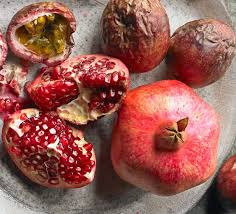
#> input picture src/demo_dataset/Mixed Quality_Fruits/Pomegranate/p1.jpg, 236 x 214 px; its folder holds only this picture in this run
$ jupyter execute --allow-errors code.ipynb
#> lines starting #> are read from the running program, lines starting #| are printed output that depends on the picture
### Import libraries

[cell 1]
import os
from pathlib import Path
from skimage import io, img_as_ubyte
from skimage.transform import resize, rotate
from skimage.exposure import adjust_gamma
import pandas as pd
from sklearn.model_selection import train_test_split

### Input Folder / Dataset folder

[cell 2]
input_folder_path = 'data-original'

### Load Data & Create DATAFRAME

- We start by initializing empty lists for storing image paths ('images_list') and their corresponding labels ('labels_list').
- Then for each image in the input folder, its path is constructed.
- We are keeping only the rgb images not the grayscale ones
- We assign the label about the quality of the fruit
- Finally, the lists containing image paths and labels are converted into pandas Series and concatenated side by side to form a dataframe. This dataframe structures the dataset in a tabular format, associating each image path with its label, which is a common format for feeding data into machine learning models.

[cell 3]
images_list = []
labels_list = []

#> (the rest of this cell did not finish here and is left out)

Print dataframe

#> (a cell that did not finish here is left out)

### Print classes distribution

We split the df to train_df and test_df and then we print the distribution.

As we can see we have class imbalance. Some classes have significant more images than others.

For example Pomegranate_Good has 3801 images and Apple_Good has 907.

#> (a cell that did not finish here is left out)

### TRIM function

The following trim function is designed to manage class imbalance within the given dataframe. It aims to standardize the number of samples per class to fall withing specified maximum and minimum sizes.

[cell 6]
# [22 lines left out: function trim, not called in this run]

Trim the train dataset to 400 max samples

[cell 7]
max_samples = 400
min_samples = 0
column = 'labels'
#> (the rest of this cell did not finish here and is left out)

### AUGMENT function

The augment function adds augmented images so that each class has 500 samples.

The augmented images transformations are:
- 90 degree rotation
- 180 degree rotation
- 270 degree rotation
- Gamma 0.2
- Gamma 1.2

Finally the augment function resizes the images to 256 x 129

[cell 8]
# [67 lines left out: functions augment_image, augment, not called in this run]

### Call the augment function

#> (a cell that did not finish here is left out)

### Feature extraction functions

#### Features:

- **extract_color_histogram_hsv:** Extracts color histograms from an image converted to the HSV (Hue, Saturation, Value) color space. The function converts the input RGB image to HSV, calculates histograms for the hue and saturation channels using OpenCV's cv2.calcHist, normalizes these histograms, and returns them concatenated into a single feature vector.

- **extract_lbp_features:** Extracts texture features using the Local Binary Pattern (LBP) method. Texture is another vital aspect that can indicate the quality of fruits, as it captures surface patterns and irregularities. This function converts the image to grayscale, computes the LBP, and then calculates a histogram of the LBP values. The histogram is normalized and returned as the feature vector representing the texture.

- **extract_shape_features:** Extracts shape-based features using image contours. Shape features can help in identifying deformities or variations in fruit shapes that are indicative of their quality. After converting the image to grayscale, it finds contours using skimage.measure.find_contours. The function calculates the number of contours as a simple shape feature.

[cell 10]
from skimage.feature import local_binary_pattern
from skimage.color import rgb2gray
import numpy as np
import cv2
from skimage import io, img_as_ubyte
from skimage.color import rgb2hsv
from skimage.measure import find_contours


# Function to extract color histograms from the HSV color space
def extract_color_histogram_hsv(image, bins=256):
    hsv_image = rgb2hsv(image)
    hist_hue = cv2.calcHist([img_as_ubyte(hsv_image)], [0], None, [bins], [0, 256]).ravel()
    hist_sat = cv2.calcHist([img_as_ubyte(hsv_image)], [1], None, [bins], [0, 256]).ravel()
    # Normalize histograms
    hist_hue /= hist_hue.sum()
    hist_sat /= hist_sat.sum()
    return np.concatenate([hist_hue, hist_sat])

# Function to extract texture features using Local Binary Patterns
def extract_lbp_features(image, P=8, R=1):
    gray_image = rgb2gray(image)
    gray_image = img_as_ubyte(gray_image)
    lbp = local_binary_pattern(gray_image, P, R, method='uniform')
    lbp_hist, _ = np.histogram(lbp.ravel(), bins=np.arange(0, P * R + 3), range=(0, P * R + 2))
    lbp_hist = lbp_hist.astype('float') / (lbp_hist.sum() + 1e-6)
    return lbp_hist

# Function to extract shape features using contours
def extract_shape_features(image):
    # Convert to grayscale and find contours
    gray_image = rgb2gray(image)
    contours = find_contours(gray_image, level=0.8)

    # Example feature: number of contours
    num_contours = len(contours)

    shape_features = [num_contours]

    return np.array(shape_features)

def extract_all_features(image):
    color_hist_hsv = extract_color_histogram_hsv(image)
    #color_hist_rgb = extract_color_histogram_rgb(image)
    lbp_features = extract_lbp_features(image)
    #haralick_features = extract_haralick_features(image)
    shape_features = extract_shape_features(image)

    # Combine features into a single feature vector
    #features = np.concatenate([color_hist_hsv, color_hist_rgb, lbp_features, haralick_features, shape_features])
    features = np.concatenate([color_hist_hsv, lbp_features, shape_features])
    return features

### Remove background function

Calculates and returns the coordinates and dimensions of a rectangle that is slightly smaller than the input image dimensions. This rectangle is intended to serve as an initial guess for the region of interest where the foreground (fruit) is located. The idea is to exclude the outermost parts of the image, which are more likely to contain background.

[cell 11]
import cv2
import numpy as np

def get_optimized_rectangle(width, height):
    # Define margins as a percentage of the image's dimensions
    margin_x = int(width * 0.1)  # 10% of width
    margin_y = int(height * 0.1)  # 10% of height

    # Calculate rectangle coordinates
    x = margin_x
    y = margin_y
    rect_width = width - 2 * margin_x
    rect_height = height - 2 * margin_y

    return (x, y, rect_width, rect_height)

def remove_background(image):
    # Read the image
    height, width = image.shape[:2]

    # Define the initial mask
    mask = np.zeros(image.shape[:2], np.uint8)

    # Define the rectangle for the initial guess of the foreground
    rect = get_optimized_rectangle(width, height)

    # Allocate space for two arrays used by the GrabCut algorithm
    bgdModel = np.zeros((1,65), np.float64)
    fgdModel = np.zeros((1,65), np.float64)

    # Apply the GrabCut algorithm
    cv2.grabCut(image, mask, rect, bgdModel, fgdModel, 5, cv2.GC_INIT_WITH_RECT)

    # Modify mask to get the final result
    mask = np.where((mask==2)|(mask==0), 0, 1).astype('uint8')
    result = image * mask[:, :, np.newaxis]

    return result

### Extract features for the training set

[cell 12]
feature_save_path = "features_train"
resize_shape=(256, 192)
#> (the rest of this cell did not finish here and is left out)

### Extract features for the test set

[cell 13]
feature_save_path = "features_test"
#> (the rest of this cell did not finish here and is left out)

### SVM GridSearch

[cell 14]
from sklearn.preprocessing import StandardScaler, LabelEncoder
from sklearn import svm
from sklearn.model_selection import GridSearchCV
from joblib import dump
from sklearn.metrics import classification_report, accuracy_score, precision_score, recall_score, f1_score
from sklearn.metrics import roc_curve, auc, roc_auc_score, confusion_matrix
import numpy as np
import os
from pathlib import Path
import seaborn as sns
import matplotlib.pyplot as plt

def load_data(directory):
    features = []
    labels = []
    for file in os.listdir(directory):
        if file.endswith('.npy'):
            file_path = Path(directory) / file
            data = np.load(file_path, allow_pickle=True).item()
            features.append(data['features'])
            labels.append(data['label'])
    return np.array(features), np.array(labels)

# Load training and testing data
train_data_dir = 'features_train'
test_data_dir = 'features_test_all'
#> (the rest of this cell did not finish here and is left out)

### Load custom test set

[cell 15]
images_list = []
labels_list = []

input_folder_path = 'src/demo_dataset'
quality_list = os.listdir(input_folder_path)

for quality in quality_list:
    fruit_type = os.listdir(os.path.join(input_folder_path, quality))
    for fruit in fruit_type:
        #if 'Banana' in fruit:
        fruit_path = os.path.join(input_folder_path, quality, fruit)
        images = os.listdir(fruit_path)
        for image in images:
            image_path = os.path.join(fruit_path, image)
            print(image_path)
            i = io.imread(image_path)
#> i is the input picture: shape (214, 236, 3); mean R, G, B 149.9, 91.8, 83.6
            if len(i.shape) == 2 or (len(i.shape) == 3 and i.shape[2] == 1):
                print(f"Grayscale {image_path}")
                continue
            images_list.append(image_path)
            # Check if the image name contains '_Good' or '_Bad' and assign the label accordingly
            if "_Good" in fruit or "_Bad" in fruit:
                labels_list.append(f"{fruit}")
            else:
                labels_list.append(f"{fruit}_Mixed")

images_series = pd.Series(images_list, name="images_paths")
labels_series = pd.Series(labels_list, name="labels")
test_df_v2 = pd.concat([images_series, labels_series], axis=1)

### Extract features from the custom test set

[cell 16]
feature_save_path = "src/features_demo"
for index, row in test_df_v2.iterrows():
    # Load image
    image_path = row['images_paths']
    image = io.imread(image_path)
    if len(image.shape) == 2 or (len(image.shape) == 3 and image.shape[2] == 1):
        continue
    image = remove_background(image)
#> in remove_background, `result = image * mask[:, :, np.newaxis]`:
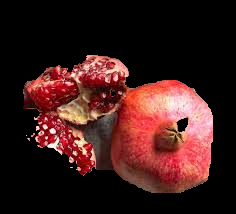
#> result: shape (214, 236, 3); mean R, G, B 60.5, 28.2, 26.4
    image = resize(image, (256, 129), anti_aliasing=True)
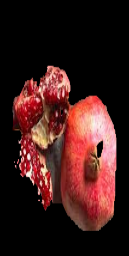
#> image: shape (256, 129, 3) float64; mean R, G, B 0.237, 0.111, 0.104
    image = img_as_ubyte(image)

    # Extract features
    features = extract_all_features(image)
#> in extract_color_histogram_hsv, `hsv_image = rgb2hsv(image)`: hsv_image: shape (256, 129, 3) float64; mean of channels 0, 1, 2 0.133, 0.224, 0.237
#> in extract_color_histogram_hsv, `hist_hue = cv2.calcHist([img_as_ubyte(hsv_image)], [0], None, [bins], ..`: hist_hue = 256 values, max 21862 at index 0, min 0 at index 37, mean 129
#> in extract_color_histogram_hsv, `hist_sat = cv2.calcHist([img_as_ubyte(hsv_image)], [1], None, [bins], ..`: hist_sat = 256 values, max 20858 at index 0, min 0 at index 1, mean 129
#> in extract_color_histogram_hsv, `hist_hue /= hist_hue.sum()`: hist_hue = 256 values, max 0.662 at index 0, min 0 at index 37, mean 0.00391
#> in extract_color_histogram_hsv, `hist_sat /= hist_sat.sum()`: hist_sat = 256 values, max 0.632 at index 0, min 0 at index 1, mean 0.00391
#> in extract_all_features, `color_hist_hsv = extract_color_histogram_hsv(image)`: color_hist_hsv = 512 values, max 0.662 at index 0, min 0 at index 37, mean 0.00391
#> in extract_lbp_features, `gray_image = rgb2gray(image)`:
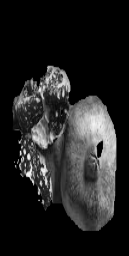
#> gray_image: shape (256, 129) float64; min 0, max 0.971, mean 0.137
#> in extract_lbp_features, `lbp = local_binary_pattern(gray_image, P, R, method='uniform')`:
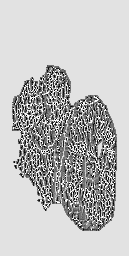
#> lbp: shape (256, 129) float64; min 0, max 9, mean 6.74; drawn with min black and max white
#> in extract_lbp_features, `lbp_hist, _ = np.histogram(lbp.ravel(), bins=np.arange(0, P * R + 3), ..`: lbp_hist = [600, 1157, 852, 1472, 2530, 1517, 837, 1083, 21680, 1296]
#> in extract_lbp_features, `lbp_hist = lbp_hist.astype('float') / (lbp_hist.sum() + 1e-6)`: lbp_hist = [0.0182, 0.035, 0.0258, 0.0446, 0.0766, 0.0459, 0.0253, 0.0328, 0.656, 0.0392]
#> in extract_all_features, `lbp_features = extract_lbp_features(image)`: lbp_features has the same summary as lbp_hist in extract_lbp_features
#> in extract_shape_features, `contours = find_contours(gray_image, level=0.8)`: contours = 53 point arrays, longest 153 points
#> in extract_shape_features, `num_contours = len(contours)`: num_contours = 53
#> in extract_shape_features, `shape_features = [num_contours]`: shape_features = [53]
#> in extract_all_features, `features = np.concatenate([color_hist_hsv, lbp_features, shape_feature..`: features = 523 values, max 53 at index 522, min 0 at index 37, mean 0.107

    # Extract label
    label = row['labels']

    # Save features and label to a file
    data = {
        'features': features,
        'label': label
    }
    feature_file_path = Path(feature_save_path) / f'{Path(image_path).stem}{label}_data.npy'
    np.save(feature_file_path, data)
    print(f'Data saved to: {feature_file_path}')

### Train SVM using the previous training data and evaluate using the custom test set

[cell 17]
from sklearn.preprocessing import StandardScaler, LabelEncoder
from sklearn import svm
from sklearn.model_selection import GridSearchCV
from joblib import dump
from sklearn.metrics import classification_report, accuracy_score, precision_score, recall_score, f1_score
from sklearn.metrics import roc_curve, auc, roc_auc_score, confusion_matrix
import numpy as np
import os
from pathlib import Path
import seaborn as sns
import matplotlib.pyplot as plt

def load_data(directory):
    features = []
    labels = []
    for file in os.listdir(directory):
        if file.endswith('.npy'):
            file_path = Path(directory) / file
            data = np.load(file_path, allow_pickle=True).item()
            features.append(data['features'])
            labels.append(data['label'])
    return np.array(features), np.array(labels)

# Load training and testing data
train_data_dir = 'features_train'
test_data_dir = 'features_test_v2'
#> (the rest of this cell did not finish here and is left out)

X_test, y_test = load_data(test_data_dir)

label_encoder = LabelEncoder()
y_train = label_encoder.fit_transform(y_train)
y_test = label_encoder.transform(y_test)

scaler = StandardScaler()
X_train = scaler.fit_transform(X_train)
X_test = scaler.transform(X_test)


clf = svm.SVC(kernel='rbf', C=10, gamma='scale', class_weight='balanced')
clf.fit(X_train, y_train)


# Predictions and metrics
y_pred = clf.predict(X_test)
accuracy = accuracy_score(y_test, y_pred)
precision = precision_score(y_test, y_pred, average='weighted')
recall = recall_score(y_test, y_pred, average='weighted')
f1 = f1_score(y_test, y_pred, average='weighted')
print(f"Accuracy: {accuracy:.2f}\nPrecision (Weighted): {precision:.2f}\nRecall (Weighted): {recall:.2f}\nF1 Score (Weighted): {f1:.2f}")

# Classification report
print(classification_report(y_test, y_pred))

# Confusion Matrix Plot
conf_mat = confusion_matrix(y_test, y_pred)
plt.figure(figsize=(10, 7))
sns.heatmap(conf_mat, annot=True, fmt='d', cmap='Blues')
plt.title('Confusion Matrix')
plt.xlabel('Predicted Labels')
plt.ylabel('True Labels')
plt.show()

# Save the best model, scaler, and label encoder
dump(best_clf, 'svm_model_final_v2.pkl')
dump(scaler, 'scaler_final_v2.pkl')
dump(label_encoder, 'label_encoder_final_v2.pkl')
print("Best model, scaler, and label encoder saved.")

### Discuss
The limited size of the test set has contributed to a lower degree of accuracy in the results. Furthermore, the evaluation metrics suggest that our initial model has overfitted to the training data. This overfitting is likely due to the dataset's quality, indicating that the model has learned the noise and specific patterns in the training set to an extent that it negatively impacts its performance on unseen data.

### DEMO

[cell 18]
from joblib import load
from skimage import io
from skimage.transform import resize
from skimage.util import img_as_ubyte


# Function to load saved model, scaler, and label encoder
def load_model_scaler_encoder(model_path, scaler_path, encoder_path):
    model = load(model_path)
    scaler = load(scaler_path)
    label_encoder = load(encoder_path)
    return model, scaler, label_encoder

# Function to preprocess and predict new data
# [10 lines left out: function predict_new_data, not called in this run]

# Load model, scaler, and label encoder
#> (the rest of this cell did not finish here and is left out)

$ run again, on src/demo_dataset/Mixed Quality_Fruits/Pomegranate/p5.jpg
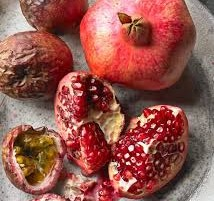
#> input picture src/demo_dataset/Mixed Quality_Fruits/Pomegranate/p5.jpg, 214 x 201 px
#> i is the input picture: shape (201, 214, 3); mean R, G, B 147.4, 86.4, 78.2
#> `image = resize(image, (256, 129), anti_aliasing=True)`:
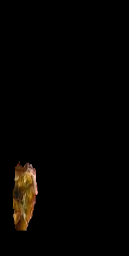
#> image: shape (256, 129, 3) float64; mean R, G, B 0.0193, 0.013, 0.0057
#> hsv_image: shape (256, 129, 3) float64; mean of channels 0, 1, 2 0.00375, 0.0319, 0.0193
#> in extract_color_histogram_hsv, `hist_hue = cv2.calcHist([img_as_ubyte(hsv_image)], [0], None, [bins], ..`: hist_hue = 256 values, max 31630 at index 0, min 0 at index 33, mean 129
#> in extract_color_histogram_hsv, `hist_sat = cv2.calcHist([img_as_ubyte(hsv_image)], [1], None, [bins], ..`: hist_sat = 256 values, max 31598 at index 0, min 0 at index 1, mean 129
#> in extract_color_histogram_hsv, `hist_hue /= hist_hue.sum()`: hist_hue = 256 values, max 0.958 at index 0, min 0 at index 33, mean 0.00391
#> in extract_color_histogram_hsv, `hist_sat /= hist_sat.sum()`: hist_sat = 256 values, max 0.957 at index 0, min 0 at index 1, mean 0.00391
#> color_hist_hsv = 512 values, max 0.958 at index 0, min 0 at index 33, mean 0.00391
#> in extract_lbp_features, `lbp = local_binary_pattern(gray_image, P, R, method='uniform')`:
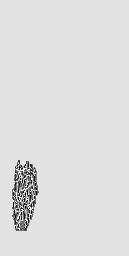
#> lbp: shape (256, 129) float64; min 0, max 9, mean 7.85; drawn with min black and max white
#> in extract_lbp_features, `lbp_hist, _ = np.histogram(lbp.ravel(), bins=np.arange(0, P * R + 3), ..`: lbp_hist = [91, 143, 106, 157, 294, 156, 100, 128, 31689, 160]
#> in extract_lbp_features, `lbp_hist = lbp_hist.astype('float') / (lbp_hist.sum() + 1e-6)`: lbp_hist = [0.00276, 0.00433, 0.00321, 0.00475, 0.0089, 0.00472, 0.00303, 0.00388, 0.96, 0.00484]
#> lbp_features has the same summary as lbp_hist in extract_lbp_features
#> contours = 4 point arrays, longest 7 points
#> num_contours = 4
#> in extract_shape_features, `shape_features = [num_contours]`: shape_features = [4]
#> in extract_all_features, `features = np.concatenate([color_hist_hsv, lbp_features, shape_feature..`: features = 523 values, max 4 at index 522, min 0 at index 33, mean 0.0134
